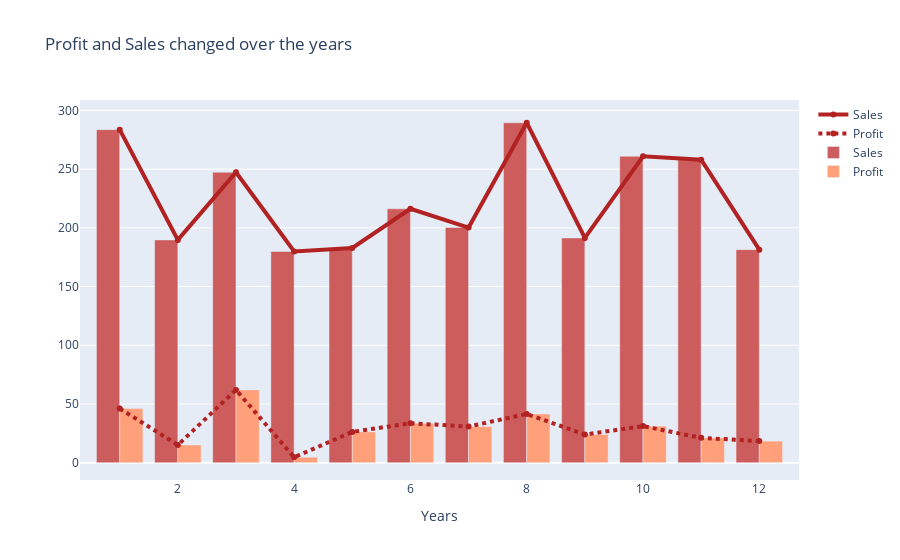

The notebook cell this image was saved under:
### Code cell
fig_4 = go.Figure()
fig_4.add_trace(go.Scatter(x=profit_sales_2017_over_months["Month"], 
                           y=profit_sales_2017_over_months["Sales"], name='Sales',
                           line=dict(color='firebrick', width=4)))
fig_4.add_trace(go.Scatter(x=profit_sales_2017_over_months["Month"],
                           y=profit_sales_2017_over_months["Profit"], name='Profit',
                           line = dict(color='firebrick', width=4, dash='dot')))
fig_4.add_bar(x=profit_sales_2017_over_months["Month"],
              y=profit_sales_2017_over_months["Sales"],
              name='Sales', marker_color='indianred')
fig_4.add_bar(x=profit_sales_2017_over_months["Month"], 
              y=profit_sales_2017_over_months["Profit"], 
              name='Profit', marker_color='lightsalmon')
fig_4.update_layout(title='Profit and Sales changed over the years',
                   xaxis_title='Years',
                   yaxis_title='')
fig_4.show()

### Figure 1 — Plotly figure (JSON) as saved in the notebook; plotly's stock layout.template omitted (floating-point values rounded to 4 significant figures)
{"data": [{"line": {"color": "firebrick", "width": 4}, "name": "Sales", "type": "scatter", "x": [1, 2, 3, 4, 5, 6, 7, 8, 9, 10, 11, 12], "y": [283.7, 189.7, 247.4, 179.9, 182.9, 216.3, 200.3, 289.5, 191.4, 261.0, 258.1, 181.4]}, {"line": {"color": "firebrick", "dash": "dot", "width": 4}, "name": "Profit", "type": "scatter", "x": [1, 2, 3, 4, 5, 6, 7, 8, 9, 10, 11, 12], "y": [46.07, 15.08, 61.98, 4.597, 26.21, 33.56, 30.76, 41.47, 23.95, 31.13, 21.11, 18.36]}, {"marker": {"color": "indianred"}, "name": "Sales", "type": "bar", "x": [1, 2, 3, 4, 5, 6, 7, 8, 9, 10, 11, 12], "y": [283.7, 189.7, 247.4, 179.9, 182.9, 216.3, 200.3, 289.5, 191.4, 261.0, 258.1, 181.4]}, {"marker": {"color": "lightsalmon"}, "name": "Profit", "type": "bar", "x": [1, 2, 3, 4, 5, 6, 7, 8, 9, 10, 11, 12], "y": [46.07, 15.08, 61.98, 4.597, 26.21, 33.56, 30.76, 41.47, 23.95, 31.13, 21.11, 18.36]}], "layout": {"title": {"text": "Profit and Sales changed over the years"}, "xaxis": {"title": {"text": "Years"}}, "yaxis": {"title": {"text": ""}}}}
